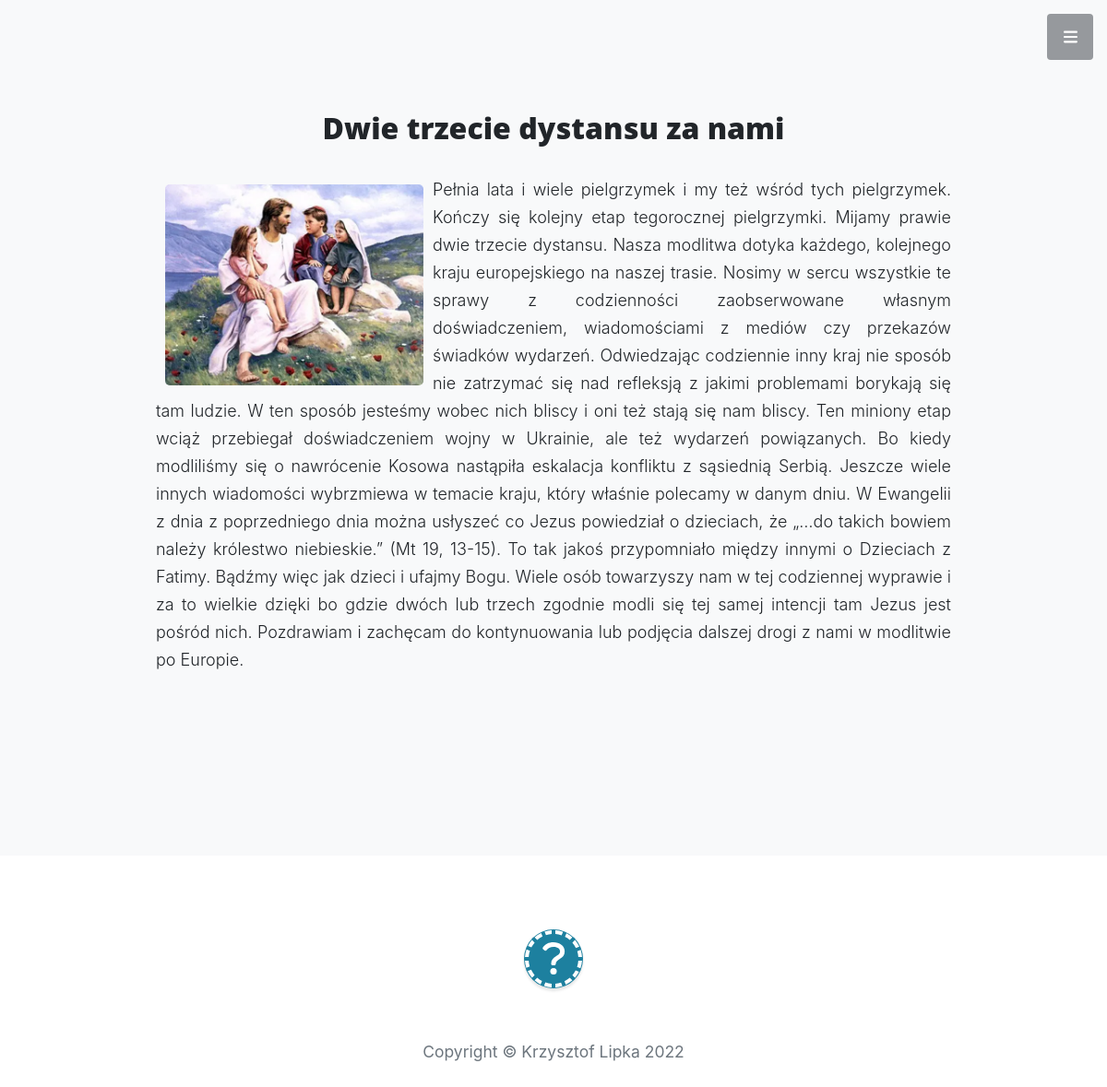
/blog/article-detail/3, run on the app's committed database.
### blog/models.py (models this page shows, shortened)
class Article(models.Model):
    title = models.CharField(max_length=250)
    sneak_peek = models.CharField(blank = True, max_length=300)
    content_pl = models.TextField(blank = True)
    content_eng = models.TextField(blank = True)
    date_posted = models.DateTimeField(default = datetime.now)
    author = models.ForeignKey(User, on_delete=models.CASCADE)
    blog_img = models.ImageField(blank = True, upload_to = 'blog_pcs')

### blog/views.py (the view)
# urls.py: path('article-detail/<int:pk>', ArticleDetailView.as_view(), name = 'article-detail' ),
class ArticleDetailView(DetailView):
    model = Article
    template_name = 'blog/article.html'

### blog/templates/blog/article.html
{% extends 'core/base.html' %}
{% load static %}
{% block content %}
    <section class="content-section bg-light" >
        <link rel="stylesheet" type = "text/css" href="{% static 'blog/base.css' %}"  />
            <div class="container px-4 px-lg-5 text-center">
                <div class="row gx-4 gx-lg-5 justify-content-center">
                    <div class="col-lg-10">
                        <h2 class="article-title">{{object.title }}</h2>
                        <p class="lead mb-5" style="text-align: justify"><img class="blog" src="{{article.blog_img.url}}"/><font size="4">{{ object.content_pl }}<br>{{object.content_eng}}</font></p><br>
                    </div>
                </div>
            </div>
    </section>
{% endblock %}

### data on the page
Article: title "Dwie trzecie dystansu za nami", blog_img (picture), content_pl "Pełnia lata i wiele pielgrzymek i my też wśród tych pielgrzymek. Kończy się kolejny etap tegorocznej pielgrzymki. Mijamy prawie dwie trzecie dystansu. Nasza modlitwa dotyka każdego, kolejnego kraju europejskiego na naszej trasie. Nosimy w sercu wszystkie te sprawy z codzienności zaobserwowane własnym doświadczeniem, wiadomościami z mediów czy przekazów świadków wydarzeń. Odwiedzając codziennie inny kraj nie sposób nie zatrzymać się nad refleksją z jakimi problemami borykają się tam ludzie. W ten sposób jesteśmy wobec nich bliscy i oni też stają się nam bliscy. Ten miniony etap wciąż przebiegał doświadczeniem wojny w Ukrainie, ale też wydarzeń powiązanych. Bo kiedy modliliśmy się o…"
